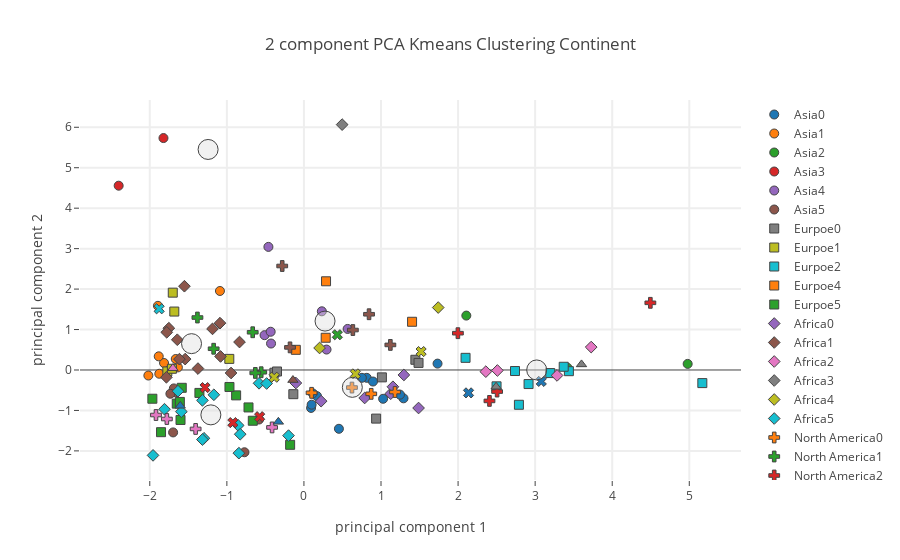

Write notebook code for a chart like this one.
### Code cell
plot_plotly(principalDf_socio,"Continent",continent_centers_socio,"Socioeconomic + Foods")

### Figure 1 — Plotly figure (JSON) as saved in the notebook; plotly's stock layout.template omitted (floating-point values rounded to 4 significant figures)
{"data": [{"marker": {"color": 0, "line": {"width": 1}, "size": 9, "symbol": 0}, "mode": "markers", "name": "Asia0", "text": ["Armenia", "Brunei Darussalam", "Iraq", "Jordan", "Kuwait", "Malaysia", "Maldives", "Nepal", "Pakistan", "Tajikistan", "Thailand", "Turkmenistan"], "type": "scatter", "uid": "85d83882-4651-4505-ab12-f82de30de414", "x": [0.09279, 0.1, 1.028, 0.8152, 1.734, 0.1701, 1.292, 0.7516, 0.4538, 0.1144, 1.246, 0.8962], "y": [-0.9383, -0.8579, -0.7117, -0.1941, 0.1574, -0.6468, -0.7003, -0.1935, -1.454, -0.5779, -0.6096, -0.2852]}, {"marker": {"color": 1, "line": {"width": 1}, "size": 9, "symbol": 0}, "mode": "markers", "name": "Asia1", "text": ["Bangladesh", "Cambodia", "Georgia", "Myanmar", "Saudi Arabia", "Sri Lanka", "Timor-Leste", "Turkey"], "type": "scatter", "uid": "8256a489-7c07-470e-b12f-2f133e00df8c", "x": [-2.018, -1.663, -1.815, -1.884, -1.894, -1.877, -1.635, -1.09], "y": [-0.1371, 0.2718, 0.1723, 0.3372, 1.586, -0.09294, 0.06345, 1.953]}, {"marker": {"color": 2, "line": {"width": 1}, "size": 9, "symbol": 0}, "mode": "markers", "name": "Asia2", "text": ["Indonesia", "Kyrgyzstan", "Mongolia"], "type": "scatter", "uid": "a1364db8-1dd1-499d-9d55-83fd075582e7", "x": [2.107, 4.979, 3.419], "y": [1.345, 0.1507, 0.0571]}, {"marker": {"color": 3, "line": {"width": 1}, "size": 9, "symbol": 0}, "mode": "markers", "name": "Asia3", "text": ["Israel", "Republic of Korea"], "type": "scatter", "uid": "be3e7a31-af55-4b09-a916-c7ec5aff7695", "x": [-1.822, -2.404], "y": [5.733, 4.556]}, {"marker": {"color": 4, "line": {"width": 1}, "size": 9, "symbol": 0}, "mode": "markers", "name": "Asia4", "text": ["China, mainland", "Cyprus", "India", "Kazakhstan", "Lebanon", "Oman", "Philippines"], "type": "scatter", "uid": "ad57b136-f672-4400-9567-74b4bcc85ce3", "x": [0.2934, -0.5108, -0.4315, -0.4267, -0.4608, 0.567, 0.2324], "y": [0.5053, 0.861, 0.9456, 0.6543, 3.043, 1.015, 1.451]}, {"marker": {"color": 5, "line": {"width": 1}, "size": 9, "symbol": 0}, "mode": "markers", "name": "Asia5", "text": ["Afghanistan", "Azerbaijan", "Iran (Islamic Republic of)", "Japan", "Lao People's Democratic Republic", "United Arab Emirates"], "type": "scatter", "uid": "811fa27a-4f3f-4dba-8537-2160fff06709", "x": [-1.697, -0.7716, -0.5828, -1.667, -1.688, -1.733], "y": [-1.543, -2.033, -1.224, -0.5517, -0.4558, -0.5874]}, {"marker": {"color": 6, "line": {"width": 1}, "size": 9, "symbol": 0}, "mode": "markers", "name": "Asia6", "text": [], "type": "scatter", "uid": "e37015b4-cf5f-40f4-a1c5-ae4d7ee501c9", "x": [], "y": []}, {"marker": {"color": 0, "line": {"width": 1}, "size": 9, "symbol": 1}, "mode": "markers", "name": "Eurpoe0", "text": ["Albania", "Belarus", "France", "Germany", "Iceland", "Russian Federation", "Serbia"], "type": "scatter", "uid": "2bdde526-84a3-4e6c-80f9-117aeaf9a22a", "x": [0.9365, 1.012, 1.446, -0.3831, 1.487, -0.1376, -0.3493], "y": [-1.202, -0.1822, 0.2527, -0.06744, 0.1751, -0.5981, -0.03713]}, {"marker": {"color": 1, "line": {"width": 1}, "size": 9, "symbol": 1}, "mode": "markers", "name": "Eurpoe1", "text": ["Denmark", "Finland", "Malta", "Spain", "Switzerland"], "type": "scatter", "uid": "7fe0087e-75f7-43c2-be84-6f551f2447ed", "x": [-0.9683, -1.702, -1.772, -1.713, -1.682], "y": [0.2742, 1.912, -0.03611, 0.02994, 1.444]}, {"marker": {"color": 2, "line": {"width": 1}, "size": 9, "symbol": 1}, "mode": "markers", "name": "Eurpoe2", "text": ["Austria", "Belgium", "Croatia", "Hungary", "Italy", "Lithuania", "Montenegro", "Slovakia", "Slovenia"], "type": "scatter", "uid": "727f21ea-b6ce-4fea-ab21-14781a29af37", "x": [2.499, 5.169, 2.739, 2.915, 2.789, 3.438, 2.097, 3.371, 3.196], "y": [-0.4041, -0.3243, -0.0258, -0.3477, -0.8598, -0.02945, 0.3004, 0.07984, -0.07609]}, {"marker": {"color": 3, "line": {"width": 1}, "size": 9, "symbol": 1}, "mode": "markers", "name": "Eurpoe3", "text": [], "type": "scatter", "uid": "1709983c-819d-41d9-9571-707ea5c05577", "x": [], "y": []}, {"marker": {"color": 4, "line": {"width": 1}, "size": 9, "symbol": 1}, "mode": "markers", "name": "Eurpoe4", "text": ["Czechia", "Norway", "Poland", "Portugal"], "type": "scatter", "uid": "655347bf-521d-4642-955b-0b5b7bca655d", "x": [-0.1052, 1.403, 0.2824, 0.2869], "y": [0.4987, 1.192, 0.797, 2.193]}, {"marker": {"color": 5, "line": {"width": 1}, "size": 9, "symbol": 1}, "mode": "markers", "name": "Eurpoe5", "text": ["Bosnia and Herzegovina", "Bulgaria", "Estonia", "Greece", "Ireland", "Latvia", "Luxembourg", "Netherlands", "Romania", "Sweden", "Ukraine", "United Kingdom"], "type": "scatter", "uid": "c32417f0-59e8-4c7b-80e4-c17be5548dfd", "x": [-0.8796, -1.854, -1.65, -0.9662, -1.356, -1.967, -0.6634, -0.7191, -1.585, -0.1789, -1.601, -1.61], "y": [-0.6274, -1.537, -0.8311, -0.42, -0.5668, -0.7106, -1.255, -0.9256, -0.4406, -1.849, -1.236, -0.7892]}, {"marker": {"color": 6, "line": {"width": 1}, "size": 9, "symbol": 1}, "mode": "markers", "name": "Eurpoe6", "text": [], "type": "scatter", "uid": "3e1f18f9-ede4-477f-b35f-d9e5dac6f0e2", "x": [], "y": []}, {"marker": {"color": 0, "line": {"width": 1}, "size": 9, "symbol": 2}, "mode": "markers", "name": "Africa0", "text": ["Botswana", "Chad", "CÃƒÂ´te d'Ivoire", "Madagascar", "Malawi", "Nigeria", "Senegal"], "type": "scatter", "uid": "decd13e0-d959-4af5-a1d7-688b24aba067", "x": [1.297, 1.126, 1.155, -0.1048, 0.2231, 0.7881, 1.487], "y": [-0.123, -0.5868, -0.4149, -0.3221, -0.7706, -0.6921, -0.94]}, {"marker": {"color": 1, "line": {"width": 1}, "size": 9, "symbol": 2}, "mode": "markers", "name": "Africa1", "text": ["Angola", "Benin", "Cabo Verde", "Gabon", "Gambia", "Ghana", "Guinea-Bissau", "Mauritania", "Mauritius", "Niger", "Rwanda", "South Africa", "Uganda"], "type": "scatter", "uid": "4e1ab0f3-52e3-435e-a680-cbadb90496c7", "x": [-1.082, -1.541, -1.616, -1.375, -1.784, -1.753, -1.78, -0.8358, -0.9454, -1.55, -1.643, -1.089, -1.186], "y": [0.3348, 0.2693, 0.268, 0.03483, -0.1804, 1.034, 0.9317, 0.691, -0.07411, 2.071, 0.7478, 1.158, 1.016]}, {"marker": {"color": 2, "line": {"width": 1}, "size": 9, "symbol": 2}, "mode": "markers", "name": "Africa2", "text": ["Cameroon", "Egypt", "Namibia", "Togo"], "type": "scatter", "uid": "a7c6e8dd-9b7e-492d-95ad-51fc533b5612", "x": [2.36, 2.51, 3.727, 3.284], "y": [-0.0409, -0.01235, 0.5664, -0.1346]}, {"marker": {"color": 3, "line": {"width": 1}, "size": 9, "symbol": 2}, "mode": "markers", "name": "Africa3", "text": ["Lesotho"], "type": "scatter", "uid": "13954738-4124-4c69-9b54-cde7b8596bf4", "x": [0.4958], "y": [6.065]}, {"marker": {"color": 4, "line": {"width": 1}, "size": 9, "symbol": 2}, "mode": "markers", "name": "Africa4", "text": ["Sao Tome and Principe", "Sudan"], "type": "scatter", "uid": "c694884e-751e-4372-b76b-12a61f62861d", "x": [1.742, 0.2032], "y": [1.544, 0.5441]}, {"marker": {"color": 5, "line": {"width": 1}, "size": 9, "symbol": 2}, "mode": "markers", "name": "Africa5", "text": ["Algeria", "Burkina Faso", "Central African Republic", "Congo (note no data in Food suppley tables for DRC)", "Ethiopia", "Guinea", "Kenya", "Liberia", "Mali", "Morocco", "Mozambique", "Sierra Leone", "Eswatini", "Tunisia"], "type": "scatter", "uid": "47211d89-297c-450c-9f57-ee2ffb3d5f1c", "x": [-0.8441, -0.5825, -1.809, -0.4839, -0.8532, -1.634, -1.958, -1.297, -1.317, -1.169, -1.59, -1.317, -0.1997, -0.8269], "y": [-2.056, -0.3287, -0.97, -0.3338, -1.37, -0.5239, -2.111, -1.688, -1.719, -0.6127, -1.03, -0.7509, -1.623, -1.588]}, {"marker": {"color": 6, "line": {"width": 1}, "size": 9, "symbol": 2}, "mode": "markers", "name": "Africa6", "text": [], "type": "scatter", "uid": "2177dde3-e309-4a19-a79a-0826b0b06ef2", "x": [], "y": []}, {"marker": {"color": 0, "line": {"width": 1}, "size": 9, "symbol": 3}, "mode": "markers", "name": "North America0", "text": ["Grenada", "Panama", "Saint Kitts and Nevis", "Saint Lucia"], "type": "scatter", "uid": "97f9b633-829f-482b-ae5d-0a4d72b3bbb7", "x": [0.6233, 0.8732, 0.0993, 1.182], "y": [-0.4345, -0.5896, -0.5645, -0.5447]}, {"marker": {"color": 1, "line": {"width": 1}, "size": 9, "symbol": 3}, "mode": "markers", "name": "North America1", "text": ["Belize", "Canada", "Dominican Republic", "Nicaragua", "Saint Vincent and the Grenadines"], "type": "scatter", "uid": "f0b7d142-ae58-4d6f-be8c-ed2ddd0a36e8", "x": [-0.5541, -1.171, -0.6646, -0.6306, -1.382], "y": [-0.05601, 0.5252, 0.9326, -0.07271, 1.297]}, {"marker": {"color": 2, "line": {"width": 1}, "size": 9, "symbol": 3}, "mode": "markers", "name": "North America2", "text": ["Bahamas", "Guatemala", "Honduras", "Trinidad and Tobago"], "type": "scatter", "uid": "94b6da07-8209-498b-8edf-bcf8cfb04861", "x": [1.998, 4.495, 2.506, 2.407], "y": [0.9095, 1.66, -0.5334, -0.7645]}, {"marker": {"color": 3, "line": {"width": 1}, "size": 9, "symbol": 3}, "mode": "markers", "name": "North America3", "text": [], "type": "scatter", "uid": "9dfc5fe3-4503-4e08-9d7f-4b6241d69702", "x": [], "y": []}, {"marker": {"color": 4, "line": {"width": 1}, "size": 9, "symbol": 3}, "mode": "markers", "name": "North America4", "text": ["Antigua and Barbuda", "Barbados", "Costa Rica", "Cuba", "El Salvador"], "type": "scatter", "uid": "5d0a5c3e-2ecd-4f22-b6c3-23cc78bc568b", "x": [0.8448, 0.6348, 1.121, -0.2816, -0.1806], "y": [1.378, 0.9877, 0.6197, 2.571, 0.5589]}, {"marker": {"color": 5, "line": {"width": 1}, "size": 9, "symbol": 3}, "mode": "markers", "name": "North America5", "text": ["Dominica", "Haiti", "Jamaica", "Mexico"], "type": "scatter", "uid": "a2b25131-6c36-4082-9fdb-94a120646f02", "x": [-1.92, -1.405, -0.4132, -1.779], "y": [-1.113, -1.457, -1.42, -1.212]}, {"marker": {"color": 6, "line": {"width": 1}, "size": 9, "symbol": 3}, "mode": "markers", "name": "North America6", "text": [], "type": "scatter", "uid": "f987ae46-254f-488c-a006-32e2f9538f54", "x": [], "y": []}, {"marker": {"color": 0, "line": {"width": 1}, "size": 9, "symbol": 4}, "mode": "markers", "name": "South America0", "text": ["Brazil", "Chile", "Colombia"], "type": "scatter", "uid": "2adf4eea-8e53-4ba4-bba7-929ed11a0710", "x": [1.52, -0.3854, 0.6674], "y": [0.4556, -0.1792, -0.09693]}, {"marker": {"color": 1, "line": {"width": 1}, "size": 9, "symbol": 4}, "mode": "markers", "name": "South America1", "text": ["Paraguay"], "type": "scatter", "uid": "3ff3412c-a628-4d4f-871a-9355270e3b2a", "x": [-1.878], "y": [1.513]}, {"marker": {"color": 2, "line": {"width": 1}, "size": 9, "symbol": 4}, "mode": "markers", "name": "South America2", "text": ["Argentina", "Ecuador"], "type": "scatter", "uid": "03043d5c-1058-48e6-bb51-b040b7bd5566", "x": [2.136, 3.08], "y": [-0.5656, -0.2819]}, {"marker": {"color": 3, "line": {"width": 1}, "size": 9, "symbol": 4}, "mode": "markers", "name": "South America3", "text": [], "type": "scatter", "uid": "85d63104-ad45-490c-a4eb-c036dc72d5dd", "x": [], "y": []}, {"marker": {"color": 4, "line": {"width": 1}, "size": 9, "symbol": 4}, "mode": "markers", "name": "South America4", "text": ["Peru"], "type": "scatter", "uid": "3746f342-a91a-4ea1-ba6f-0c055b8a03ca", "x": [0.4334], "y": [0.8713]}, {"marker": {"color": 5, "line": {"width": 1}, "size": 9, "symbol": 4}, "mode": "markers", "name": "South America5", "text": ["Bolivia (Plurinational State of)", "Guyana", "Suriname"], "type": "scatter", "uid": "13e96eab-cf90-4c6f-840b-5b17bf9d86ff", "x": [-0.5742, -0.9224, -1.283], "y": [-1.155, -1.301, -0.4353]}, {"marker": {"color": 6, "line": {"width": 1}, "size": 9, "symbol": 4}, "mode": "markers", "name": "South America6", "text": [], "type": "scatter", "uid": "911d8737-98ad-4044-ab72-8bc51fe5c9e1", "x": [], "y": []}, {"marker": {"color": 0, "line": {"width": 1}, "size": 9, "symbol": 5}, "mode": "markers", "name": "Australia0", "text": ["New Zealand"], "type": "scatter", "uid": "90406e5e-95c3-43b4-b897-2e5adcde6498", "x": [-0.1425], "y": [-0.2492]}, {"marker": {"color": 1, "line": {"width": 1}, "size": 9, "symbol": 5}, "mode": "markers", "name": "Australia1", "text": ["Kiribati"], "type": "scatter", "uid": "56723631-fe62-475b-a1f8-0af8866a8656", "x": [-1.7], "y": [0.04394]}, {"marker": {"color": 2, "line": {"width": 1}, "size": 9, "symbol": 5}, "mode": "markers", "name": "Australia2", "text": ["Australia", "Fiji"], "type": "scatter", "uid": "2ba86edd-3126-411e-92c5-661e6267c34f", "x": [3.601, 2.494], "y": [0.1377, -0.4146]}, {"marker": {"color": 3, "line": {"width": 1}, "size": 9, "symbol": 5}, "mode": "markers", "name": "Australia3", "text": [], "type": "scatter", "uid": "22710b37-605d-401a-a7ed-1712fa028f87", "x": [], "y": []}, {"marker": {"color": 4, "line": {"width": 1}, "size": 9, "symbol": 5}, "mode": "markers", "name": "Australia4", "text": [], "type": "scatter", "uid": "d025c727-08da-41ba-860d-484c66f000fb", "x": [], "y": []}, {"marker": {"color": 5, "line": {"width": 1}, "size": 9, "symbol": 5}, "mode": "markers", "name": "Australia5", "text": ["Samoa", "Solomon Islands"], "type": "scatter", "uid": "248d4c45-a6c3-4f9c-9a6d-198db6030355", "x": [-0.3317, -1.605], "y": [-1.282, -0.8857]}, {"marker": {"color": 6, "line": {"width": 1}, "size": 9, "symbol": 5}, "mode": "markers", "name": "Australia6", "text": [], "type": "scatter", "uid": "f374610a-c311-420d-b32c-b914abbb53d2", "x": [], "y": []}, {"marker": {"color": 0, "line": {"width": 1}, "size": 9, "symbol": 6}, "mode": "markers", "name": "nan0", "text": [], "type": "scatter", "uid": "ecb86148-c224-48ff-9098-224f97f3e123", "x": [], "y": []}, {"marker": {"color": 1, "line": {"width": 1}, "size": 9, "symbol": 6}, "mode": "markers", "name": "nan1", "text": [], "type": "scatter", "uid": "6dcc7fc4-1725-4deb-bc1a-12a8ce0a40ba", "x": [], "y": []}, {"marker": {"color": 2, "line": {"width": 1}, "size": 9, "symbol": 6}, "mode": "markers", "name": "nan2", "text": [], "type": "scatter", "uid": "a9143c5a-9c61-47b2-b02b-6fde806aba76", "x": [], "y": []}, {"marker": {"color": 3, "line": {"width": 1}, "size": 9, "symbol": 6}, "mode": "markers", "name": "nan3", "text": [], "type": "scatter", "uid": "db4b0551-45eb-4544-a9b9-dbb1a2efd216", "x": [], "y": []}, {"marker": {"color": 4, "line": {"width": 1}, "size": 9, "symbol": 6}, "mode": "markers", "name": "nan4", "text": [], "type": "scatter", "uid": "77cfedba-9ba2-48c4-9f00-df37329f514c", "x": [], "y": []}, {"marker": {"color": 5, "line": {"width": 1}, "size": 9, "symbol": 6}, "mode": "markers", "name": "nan5", "text": [], "type": "scatter", "uid": "165d666b-f8f0-4b98-b15e-3e7f3e7ae8f3", "x": [], "y": []}, {"marker": {"color": 6, "line": {"width": 1}, "size": 9, "symbol": 6}, "mode": "markers", "name": "nan6", "text": [], "type": "scatter", "uid": "5317ed1f-7f2b-401d-a1da-e92f98d23263", "x": [], "y": []}, {"marker": {"color": "rgba(220, 220, 220, .4)", "line": {"width": 1}, "size": 20}, "mode": "markers", "name": "Center", "type": "scatter", "uid": "211037b2-c749-476e-89cf-613758f978c0", "x": [0.6282, -1.458, 3.02, -1.243, 0.2739, -1.207], "y": [-0.4294, 0.6512, 0.0009539, 5.452, 1.208, -1.109]}], "layout": {"hovermode": "closest", "showlegend": true, "title": {"text": "2 component PCA Kmeans Clustering Continent"}, "xaxis": {"gridwidth": 2, "ticklen": 5, "title": {"text": "principal component 1"}, "zeroline": false}, "yaxis": {"gridwidth": 2, "ticklen": 5, "title": {"text": "principal component 2"}}}}
